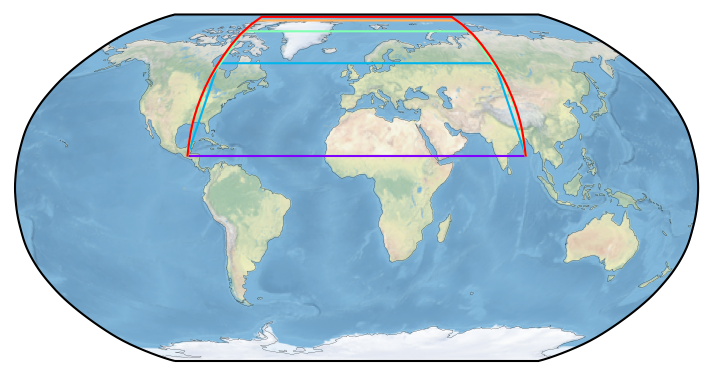

Write Python code to recreate this figure.
#!/usr/bin/env python3

# Use the proper idiom in the main module ...
# NOTE: See https://docs.python.org/3.8/library/multiprocessing.html#multiprocessing-programming
if __name__ == "__main__":
    # This is a test suite for "find_point_on_great_circle()”.

    # Import special modules ...
    try:
        import cartopy
    except:
        raise Exception("\"cartopy\" is not installed; run \"pip install --user Cartopy\"") from None
    try:
        import matplotlib
        matplotlib.use("Agg")                                                   # NOTE: See https://matplotlib.org/stable/gallery/user_interfaces/canvasagg.html
        import matplotlib.pyplot
    except:
        raise Exception("\"matplotlib\" is not installed; run \"pip install --user matplotlib\"") from None
    try:
        import numpy
    except:
        raise Exception("\"numpy\" is not installed; run \"pip install --user numpy\"") from None

    # Import my modules ...
    try:
        import pyguymer3
    except:
        raise Exception("\"pyguymer3\" is not installed; you need to have the Python module from https://github.com/Guymer/PyGuymer3 located somewhere in your $PYTHONPATH") from None

    print("Testing \"{:s}\" ...".format(pyguymer3.__path__[0]))

    # Define points ...
    p1 = (-90.0, +15.0)
    p2 = (+90.0, +15.0)

    # Define number of sub-divisions ...
    ndivs = [2, 3, 4, 8, 16, 1000]

    # Create figure ...
    fg = matplotlib.pyplot.figure(figsize = (6, 3), dpi = 150)

    # Create plot ...
    ax = matplotlib.pyplot.axes(projection = cartopy.crs.Robinson())
    ax.set_global()
    pyguymer3.geo.add_map_background(ax)
    ax.coastlines(resolution = "110m", color = "black", linewidth = 0.1)

    # Loop over number of sub-divisions ...
    for i, ndiv in enumerate(ndivs):
        # Create fractions and initialize arrays of lon/lat ...
        frac = numpy.linspace(0.0, 1.0, num = ndiv)
        lon = numpy.zeros(ndiv, dtype = numpy.float64)
        lat = numpy.zeros(ndiv, dtype = numpy.float64)

        # Loop over sub-divisions ...
        for j in range(ndiv):
            # Check what to do ...
            if j == 0:
                # Set start point ...
                lon[j] = p1[0]
                lat[j] = p1[1]
            elif j == ndiv - 1:
                # Set end point ...
                lon[j] = p2[0]
                lat[j] = p2[1]
            else:
                # Set intermediate point ...
                lon[j], lat[j] = pyguymer3.geo.find_point_on_great_circle(frac[j], p1[0], p1[1], p2[0], p2[1])

            # Transform point ...
            # NOTE: See https://stackoverflow.com/a/52861074
            lon[j], lat[j] = cartopy.crs.Robinson().transform_point(lon[j], lat[j], cartopy.crs.Geodetic())

        # Plot great circle ...
        ax.plot(lon, lat, transform = cartopy.crs.Robinson(), linewidth = 1.0, color = matplotlib.pyplot.cm.rainbow(float(i) / float(len(ndivs) - 1)))

    # Save figure ...
    fg.savefig("greatCircle.png", bbox_inches = "tight", dpi = 150, pad_inches = 0.1)
    pyguymer3.optimize_image("greatCircle.png", strip = True)
    matplotlib.pyplot.close(fg)
